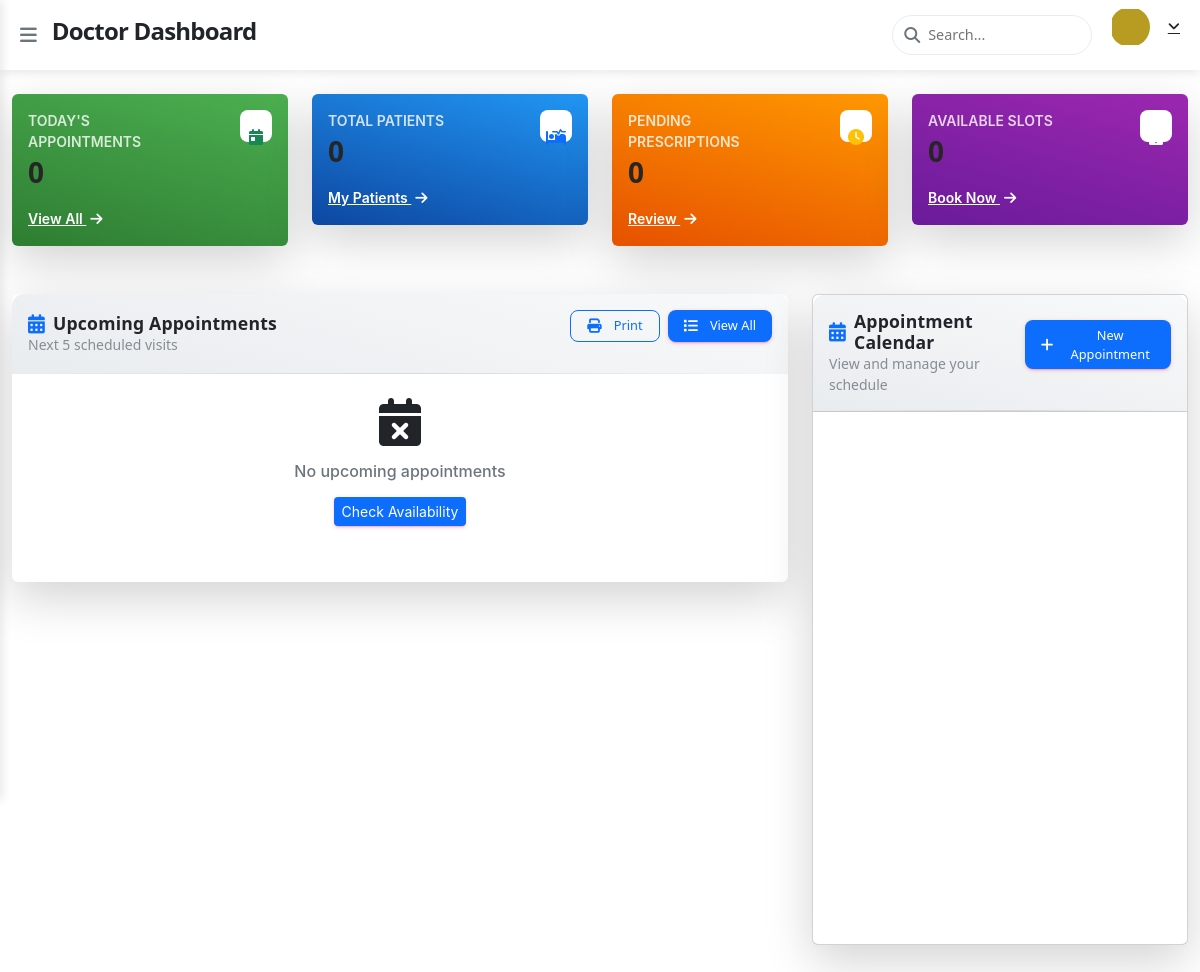
Before: /doctor/dashboard.php (signed in) with the older database file.
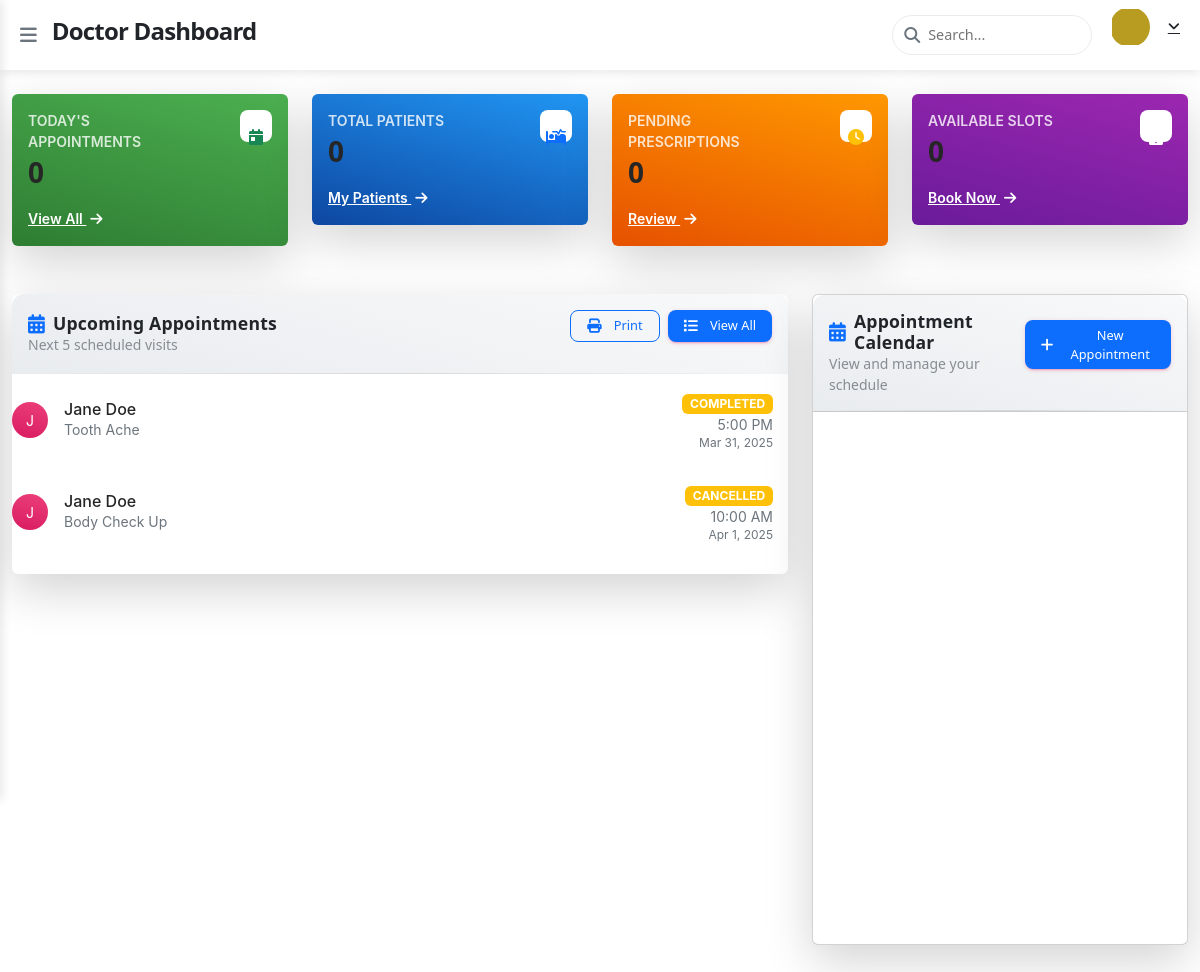
After: the same page with the newer database file.
### tables this page shows
CREATE TABLE IF NOT EXISTS `appointments` (
  `id` int NOT NULL AUTO_INCREMENT,
  `patient_id` int NOT NULL,
  `doctor_id` int NOT NULL,
  `appointment_date` date NOT NULL,
  `appointment_time` time NOT NULL,
  `status` enum('scheduled','completed','cancelled','no_show') DEFAULT 'scheduled',
  `duration_minutes` int DEFAULT '30' COMMENT 'Appointment duration in minutes',
  `reason` text,
  `notes` text,
  `created_at` timestamp NULL DEFAULT CURRENT_TIMESTAMP,
  PRIMARY KEY (`id`),
  KEY `patient_id` (`patient_id`),
  KEY `doctor_id` (`doctor_id`)
);

CREATE TABLE IF NOT EXISTS `users` (
  `id` int NOT NULL AUTO_INCREMENT,
  `username` varchar(50) NOT NULL,
  `password` varchar(255) NOT NULL,
  `email` varchar(100) NOT NULL,
  `role` enum('admin','doctor','patient') NOT NULL,
  `first_name` varchar(50) NOT NULL,
  `last_name` varchar(50) NOT NULL,
  `created_at` timestamp NULL DEFAULT CURRENT_TIMESTAMP,
  `updated_at` timestamp NULL DEFAULT CURRENT_TIMESTAMP ON UPDATE CURRENT_TIMESTAMP,
  PRIMARY KEY (`id`),
  UNIQUE KEY `username` (`username`),
  UNIQUE KEY `email` (`email`)
);

### doctor/dashboard.php (the view, shortened to what the changed rows need)
<?php
require_once __DIR__ . '/../config/database.php';
try {
    $stmt = $pdo->prepare(
        "SELECT a.*, u.first_name, u.last_name
        FROM appointments a
        JOIN users u ON a.patient_id = u.id
        WHERE a.doctor_id = ? AND a.appointment_date >= CURDATE()
        ORDER BY a.appointment_date, a.appointment_time LIMIT 5"
    );
    $stmt->execute([$_SESSION['user_id']]);
    $upcoming_appointments = $stmt->fetchAll();
} catch (PDOException $e) {
    error_log("Database error in doctor dashboard: " . $e->getMessage());
    $upcoming_appointments = [];
    $today_appointments = 0;
    $patient_count = 0;
}
include __DIR__ . '/../includes/header.php';
?>
<link href='https://cdn.jsdelivr.net/npm/fullcalendar@6.1.8/index.global.min.css' rel='stylesheet' />
<div class="container-fluid py-4">
    <div class="row mt-4">
        <div class="col-lg-8 mb-4">
            <div class="card card-plain border-0 shadow-lg mb-4">
                <div class="card-body px-0 pt-0">
                    <?php if (count($upcoming_appointments) > 0): ?>
                        <div class="list-group list-group-flush">
                        <?php foreach ($upcoming_appointments as $appt): ?>
                        <div class="list-group-item border-0 px-0 py-3">
                            <div class="d-flex align-items-center">
                            <div class="avatar avatar-sm rounded-circle bg-gradient-primary me-3">
                                <span class="text-white"><?= strtoupper(substr($appt['first_name'], 0, 1)) ?></span>
                            </div>
                            <div class="flex-grow-1">
                                <h6 class="mb-0"><?= htmlspecialchars($appt['first_name'].' '.$appt['last_name']) ?></h6>
                                <p class="text-sm text-muted mb-0"><?= htmlspecialchars($appt['reason']) ?></p>
                            </div>
                            <div class="text-end" style="margin-right: 15px;">
                                <span class="badge bg-<?= $appt['status'] === 'confirmed' ? 'success' : 'warning' ?>">
                                <?= ucfirst($appt['status']) ?>
                                </span>
                                <p class="text-sm mb-0 text-muted"><?= date('g:i A', strtotime($appt['appointment_time'])) ?></p>
                                <p class="text-xs mb-0 text-muted"><?= date('M j, Y', strtotime($appt['appointment_date'])) ?></p>
                            </div>
                            </div>
                        </div>
                        <?php endforeach; ?>
                        </div>
                    <?php else: ?>
                        <div class="text-center py-4">
                            <i class="fas fa-calendar-times fa-3x text-gray-300 mb-3"></i>
                            <h6 class="text-muted">No upcoming appointments</h6>
                            <a href="schedule.php" class="btn btn-sm btn-primary mt-2">Check Availability</a>
                        </div>
                    <?php endif; ?>
                </div>
            </div>
        </div>
        </div>
    </div>
</div>
<?php include __DIR__ . '/../includes/footer.php'; ?>

Changed rows visible on the page:
added appointments: users.first_name "J", users.first_name+last_name "Jane Doe", reason "Tooth Ache", status "COMPLETED", appointment_time "5:00 PM", appointment_date "Mar 31, 2025"
added appointments: users.first_name "J", users.first_name+last_name "Jane Doe", reason "Body Check Up", status "CANCELLED", appointment_time "10:00 AM", appointment_date "Apr 1, 2025"
Other visible differences:
text no longer shown: "No upcoming appointments Check Availability"
